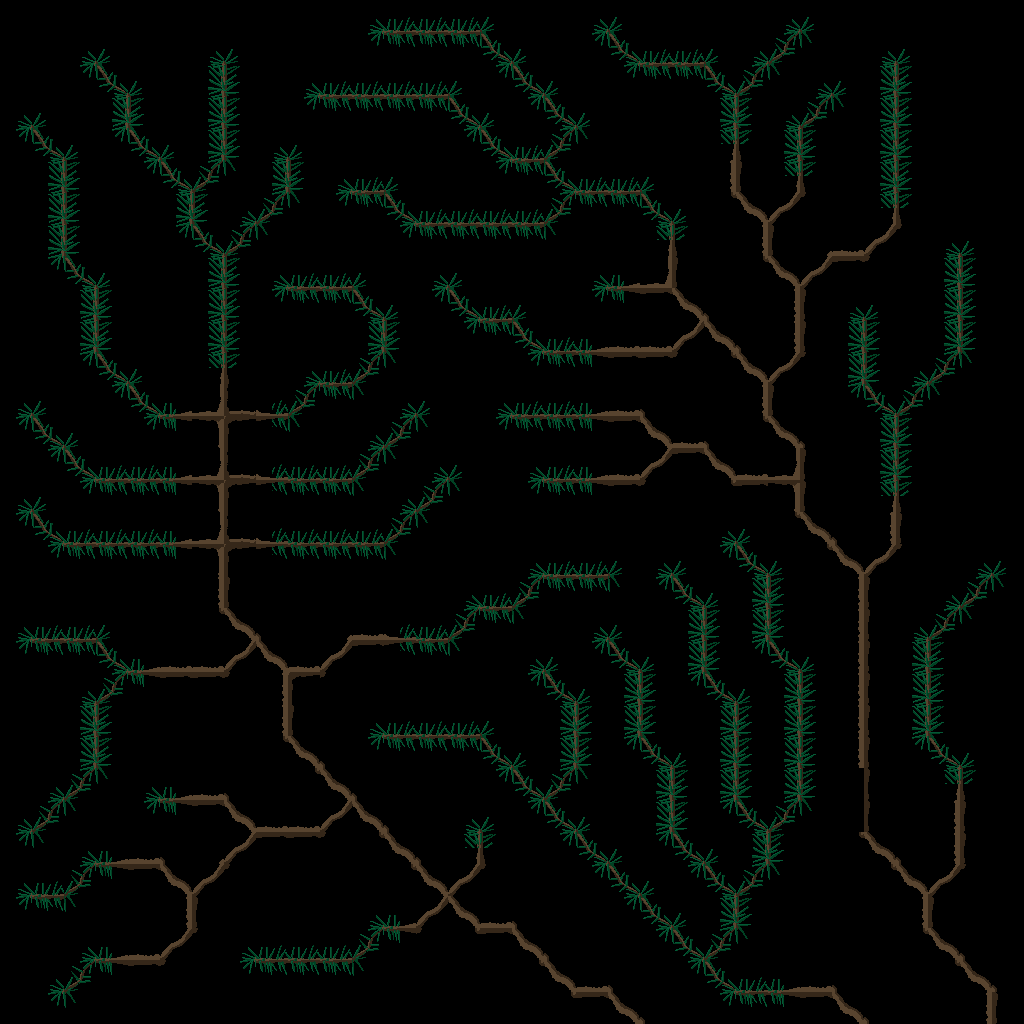

A level layout from a 2D game, rendered from its tile map. Below: a short description, then the map file with its tile-grid data intact:
An orthogonal 32x32 tile map with 32x32 px tiles, 1 tile layer (Tile Layer 1), 2 tilesets.

<map version="1.10" tiledversion="1.11.0" orientation="orthogonal" renderorder="right-down" width="32" height="32" tilewidth="32" tileheight="32" infinite="0" nextlayerid="3" nextobjectid="1">
 <tileset firstgid="1" source="Terrain.tsx" />
 <tileset firstgid="17" source="tree.tsx" />
 <layer id="2" name="Tile Layer 1" width="32" height="32">
  <data encoding="csv">
1,1,1,0,0,0,0,0,0,0,0,23,19,19,19,24,0,0,23,24,0,0,0,0,23,24,1,1,1,1,1,1,
1,1,23,24,0,0,23,24,0,0,0,26,21,21,21,27,24,0,26,27,19,19,24,23,28,25,1,23,24,1,1,1,
1,0,26,27,24,0,22,20,0,23,19,19,19,19,24,26,27,24,0,26,21,21,27,28,25,23,24,22,20,1,1,1,
23,24,0,22,20,0,22,20,0,26,21,21,21,21,27,24,26,27,24,0,0,0,22,20,23,28,25,22,20,1,1,1,
26,27,24,26,27,24,22,20,23,24,0,0,0,0,26,27,19,28,25,0,0,0,52,50,22,20,1,22,20,1,1,1,
0,22,20,0,26,27,28,25,22,20,23,19,24,0,0,26,21,27,19,19,24,0,38,36,52,50,1,22,20,1,1,1,
0,22,20,0,0,22,20,23,28,25,26,21,27,19,19,19,19,28,21,21,27,24,42,43,44,41,1,52,50,1,1,1,
1,22,20,0,0,26,27,28,25,0,0,0,26,21,21,21,21,25,0,0,52,50,0,38,36,39,35,44,41,23,24,1,
1,26,27,24,0,0,22,20,23,19,19,24,0,23,24,0,0,0,23,49,47,36,0,42,43,44,37,41,1,22,20,1,
1,1,22,20,0,0,22,20,26,21,21,27,24,26,27,19,24,0,26,51,37,43,40,0,38,36,23,24,1,22,20,1,
1,1,22,20,0,0,22,20,0,0,0,22,20,0,26,21,27,19,49,35,35,44,43,40,38,36,22,20,1,22,20,1,
1,1,26,27,24,0,52,50,0,23,19,28,25,0,0,0,26,21,51,37,37,41,42,43,44,41,22,20,23,28,25,1,
23,24,1,26,27,49,47,48,53,28,21,25,23,24,0,23,19,19,49,35,40,0,0,38,36,1,26,27,28,25,1,1,
26,27,24,0,26,51,46,45,55,25,0,23,28,25,0,26,21,21,51,37,43,35,40,42,43,40,1,22,20,1,1,1,
1,26,27,19,19,49,47,48,53,19,19,28,25,23,24,0,23,19,49,35,44,37,43,35,47,36,1,22,20,1,1,1,
23,24,26,21,21,51,46,45,55,21,21,25,23,28,25,0,26,21,51,37,41,0,42,37,46,36,1,52,50,1,1,1,
26,27,19,19,19,49,47,48,53,19,19,19,28,25,0,0,0,0,0,0,0,0,23,24,42,43,40,38,36,1,1,1,
1,26,21,21,21,51,46,45,55,21,21,21,25,0,0,0,23,19,19,24,23,24,26,27,24,42,43,44,41,1,23,24,
1,1,1,0,0,0,38,36,0,0,0,0,0,0,23,19,28,21,21,25,26,27,24,22,20,1,38,36,1,23,28,25,
23,19,19,24,0,0,42,43,40,0,39,35,53,19,28,21,25,0,23,24,0,22,20,22,20,1,38,36,23,28,25,1,
26,21,21,27,49,35,35,44,43,35,44,37,55,21,25,0,23,24,26,27,24,22,20,26,27,24,38,36,22,20,1,1,
1,1,23,28,51,37,37,41,38,45,41,0,0,0,0,0,26,27,24,22,20,26,27,24,22,20,38,36,22,20,1,1,
1,1,22,20,0,0,0,0,38,36,0,23,19,19,19,24,0,22,20,22,20,0,22,20,22,20,38,36,22,20,1,1,
1,1,22,20,0,0,0,0,42,43,40,26,21,21,21,27,24,22,20,26,27,24,22,20,22,20,38,36,26,27,24,1,
1,23,28,25,23,49,35,40,0,42,43,40,0,0,0,26,27,28,25,0,22,20,22,20,22,20,0,36,1,52,50,0,
23,28,25,0,26,51,37,43,35,35,44,43,40,0,23,24,26,27,24,0,22,20,26,27,28,25,0,36,1,38,36,0,
26,25,23,49,35,40,39,44,37,37,41,42,43,40,52,50,0,26,27,24,26,27,24,22,20,1,42,43,40,38,36,0,
23,19,28,51,37,43,44,41,0,0,0,0,42,43,44,41,0,0,26,27,24,26,27,28,25,1,1,42,43,44,41,0,
26,21,25,0,0,38,36,0,0,0,0,23,49,44,43,35,40,0,0,26,27,24,22,20,0,1,1,1,38,36,1,1,
1,1,23,49,35,44,41,23,19,19,19,28,51,41,42,37,43,40,0,0,26,27,28,25,0,1,1,1,42,43,40,1,
1,23,28,51,37,41,0,26,21,21,21,25,0,0,0,0,42,43,35,40,0,26,27,19,49,35,40,1,1,42,43,40,
1,26,25,1,1,1,1,1,1,1,1,1,1,1,1,0,0,42,37,43,40,0,26,21,51,37,43,40,1,1,38,36
</data>
 </layer>
</map>
